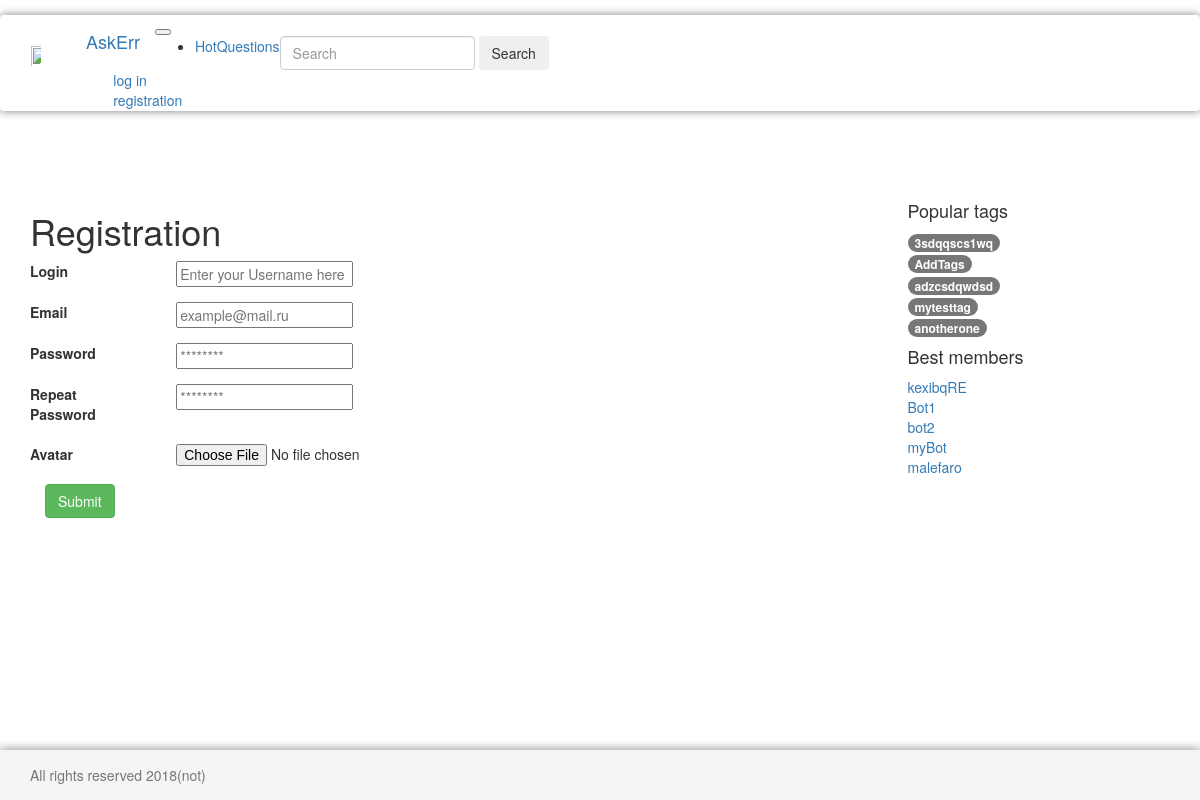
Page /registration/ on the committed database.
### questions/models.py (models this page shows)
class Tag(models.Model):
    title = models.CharField(max_length=120, verbose_name=u"Заголовок ярлыка")
    objects = TagManager()
    def __str__(self):
        return self.title

class User(AbstractUser):
    email = models.EmailField(unique=True)
    upload = models.ImageField(default='user.png',upload_to='uploads/%Y/%m/%d')

### questions/views.py (the view)
# urls.py: path('registration/',views.registration, name='registration'),
def registration(request):
    tags = Tag.objects.randomQuerySet(5)
    users = User.objects.all()
    if (request.user.is_authenticated ):
        return HttpResponseRedirect(reverse('home'))
    if (request.method == "POST"):
        form = SignupForm(request.POST, request.FILES)
        if (form.is_valid() ):
            user = form.save()
            auth.login(request, user)
            return HttpResponseRedirect(reverse('home'))
    else:
        form = SignupForm()
    return render(request, 'registration.html', {'tags':tags,'users':users, 'page_title':'Registration', 'form':form})

### questions/forms.py (shortened to what this page needs)
class SignupForm(forms.Form):
    username = forms.CharField(
        label='Login',
        widget=forms.TextInput(attrs={ 'class': 'login-form-control', 'placeholder': 'Enter your Username here', }),
        max_length=30
    )
    email = forms.EmailField(
        label='Email',
        widget=forms.EmailInput(attrs={ 'class': 'login-form-control', 'placeholder': 'example@mail.ru', }),
        max_length=100
    )
    password = forms.CharField(
        label='Password',
        widget=forms.PasswordInput(attrs={ 'class': 'login-form-control', 'placeholder': '********' }),
        min_length=8
    )
    password_repeat = forms.CharField(
        label='Repeat Password',
        widget=forms.PasswordInput(attrs={ 'class': 'login-form-control', 'placeholder': '********' }),
        min_length=8
    )
    avatar = forms.FileField(
        label='Avatar',
        widget=forms.ClearableFileInput(),
        required=False
    )

### questions/models.py (called while the page is built)
    def randomQuerySet(self, size):  # сделать ModelManager для Tag и кинуть туда
        result = []
        ls = []
        items = Tag.objects.all()
        if (size > items.count()):
            return items
        num = random.randrange(0, items.count())
        for i in range(size):
            while (num in ls):
                num = random.randrange(0, items.count())
            ls.append(num)
        for i in range(size):
            result.append(items[ls[i]])
        return result

### templates/registration.html (shortened to what this page needs)
{% extends 'base.html' %}
{% block left-side %}
            <h1>Registration</h1>
            <form method="POST" enctype="multipart/form-data">
				{% for f in form.visible_fields %}
				<div class="form-group row">
					<label class="col-sm-2 col-form-label" for="{{ f.name }}">{{ f.label }}</label>
                    <div class="col-sm-10">
					{{ f }}
                    </div>
				</div>
				{% endfor %}
                <div class = "col-sm-10 offset-sm-2">
				    <button type="submit" class="btn btn-success">Submit</button>
                </div>
            </form>
{% endblock %}

### templates/right-side.html
    <h4>Popular tags</h4>
    <ol class="list-unstyled ">
    {% for tag in tags %}
       <li><a class="{% cycle "badge badge-primary" "badge badge-success" "badge badge-info" "badge badge-warning" "badge badge-danger"%}" href="{% url 'questions-on-tag' tag %}"> {{ tag.title }} </a></li>
    {% endfor %}
	</ol>
    <div class="sidebar-module">
        <h4>Best members</h4>
        <ol class="list-unstyled ">
            {% for user in users%}
                    <li><a href="#">{{user.username}}</a></li>
            {% endfor %}
        </ol>
    </div>

### static/css/style.css (style rules this page uses)
body { padding-top: 15px; }

### static/css/askme.css (style rules this page uses)
html { position: relative; min-height: 100%; }
body { margin-bottom: 60px; }

### rows in the picture
Tag: title "3sdqqscs1wq"
Tag: title "AddTags"
Tag: title "adzcsdqwdsd"
Tag: title "mytesttag"
Tag: title "anotherone"
User: username "kexibqRE"
User: username "Bot1"
User: username "bot2"
User: username "myBot"
User: username "malefaro"

### other values in the picture
{{ f.label }} "Login" "Email" "Password" "Repeat Password" "Avatar"
